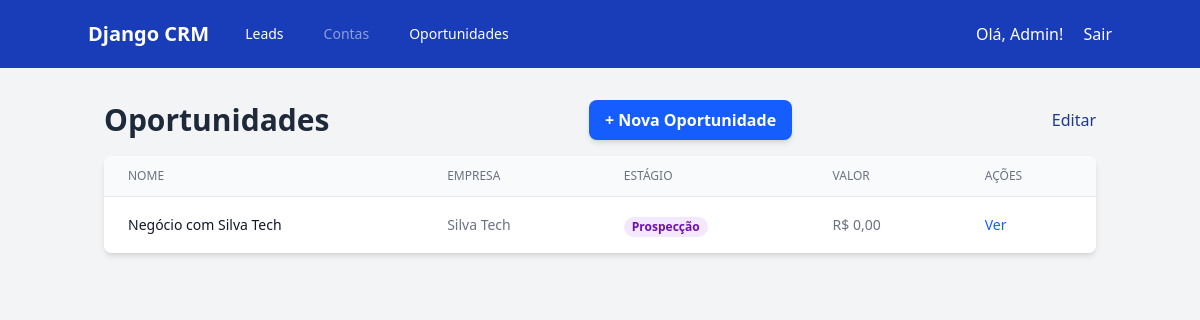
Page /leads/opportunities/ (signed in) on the earlier database version.
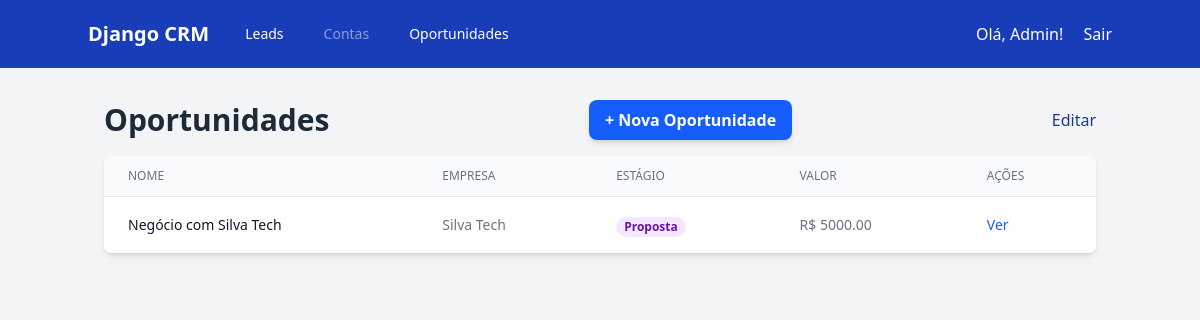
Same page on the later database version.
### leads/models.py (models this page shows, shortened)
class Opportunity(models.Model):
    STAGE_CHOICES = (
        ('prospeccao', 'Prospecção'),
        ('proposta', 'Proposta'),
        ('negociacao', 'Negociação'),
        ('ganho', 'Fechado (Ganho)'),
        ('perdido', 'Fechado (Perdido)'),
    )
    account = models.ForeignKey(Account, on_delete=models.CASCADE, related_name="opportunities")
    owner = models.ForeignKey(
        settings.AUTH_USER_MODEL,
        on_delete=models.SET_NULL, # Se o vendedor for deletado, o negócio ficar "sem dono"
        null=True,
        related_name="opportunities"
    )
    name = models.CharField(max_length=255, verbose_name="Nome do Negócio")
    stage = models.CharField(max_length=15, choices=STAGE_CHOICES, default='prospeccao')
    value = models.DecimalField(max_digits=10, decimal_places=2, blank=True, null=True, verbose_name="Valor (R$)")
    closing_date = models.DateField(blank=True, null=True, verbose_name="Data de Fechamento")
    created_at = models.DateTimeField(auto_now_add=True)
    updated_at = models.DateTimeField(auto_now=True)

### accounts/models.py (models this page shows, shortened)
class Account(models.Model):
    name = models.CharField(max_length=255, verbose_name="Nome da Empresa")
    industry = models.CharField(max_length=100, blank=True, null=True, verbose_name="Indústria")
    website = models.URLField(blank=True, null=True)
    cnpj = models.CharField(max_length=18, blank=True, null=True, verbose_name="CNPJ")
    created_at = models.DateTimeField(auto_now_add=True)
    updated_at = models.DateTimeField(auto_now=True)

### leads/views.py (the view)
# urls.py: path('opportunities/', OpportunityListView.as_view(), name='opportunity_list'),
class OpportunityListView(LoginRequiredMixin, ListView):
    model = Opportunity
    template_name = 'leads/opportunity_list.html'
    context_object_name = 'opportunities'
    def get_queryset(self):
        user = self.request.user
        if user.role == 'gerente':
            return Opportunity.objects.all().order_by('-created_at')
        else:
            return Opportunity.objects.filter(owner=user).order_by('-created_at')

### templates/leads/opportunity_list.html
{% extends 'base.html' %}
{% block content %}
<div class="flex justify-between items-center mb-4">
    <h1 class="text-3xl font-bold text-gray-800">Oportunidades</h1>
    <a href="{% url 'leads:opportunity_create' %}" class="bg-blue-600 hover:bg-blue-700 text-white font-bold py-2 px-4 rounded-lg shadow-md">
        + Nova Oportunidade
    </a>
    <a href="{% url 'leads:opportunity_update' pk=opp.pk %}" class="text-blue-900">Editar</a>
</div>
<div class="bg-white shadow-md rounded-lg overflow-hidden">
    <table class="min-w-full divide-y divide-gray-200">
        <thead class="bg-gray-50">
            <tr>
                <th class="px-6 py-3 text-left text-xs font-medium text-gray-500 uppercase">Nome</th>
                <th class="px-6 py-3 text-left text-xs font-medium text-gray-500 uppercase">Empresa</th>
                <th class="px-6 py-3 text-left text-xs font-medium text-gray-500 uppercase">Estágio</th>
                <th class="px-6 py-3 text-left text-xs font-medium text-gray-500 uppercase">Valor</th>
                <th class="px-6 py-3 text-left text-xs font-medium text-gray-500 uppercase">Ações</th>
            </tr>
        </thead>
        <tbody class="bg-white divide-y divide-gray-200">
            {% for opp in opportunities %}
            <tr class="hover:bg-gray-50">
                <td class="px-6 py-4 whitespace-nowrap text-sm font-medium text-gray-900">{{ opp.name }}</td>
                <td class="px-6 py-4 whitespace-nowrap text-sm text-gray-500">{{ opp.account.name }}</td>
                <td class="px-6 py-4 whitespace-nowrap">
                    <span class="px-2 inline-flex text-xs leading-5 font-semibold rounded-full bg-purple-100 text-purple-800">
                        {{ opp.get_stage_display }}
                    </span>
                </td>
                <td class="px-6 py-4 whitespace-nowrap text-sm text-gray-500">
                    R$ {{ opp.value|default:"0,00" }}
                </td>
                <td class="px-6 py-4 whitespace-nowrap text-sm font-medium">
                    <a href="#" class="text-blue-600 hover:text-blue-900">Ver</a>
                </td>
            </tr>
            {% empty %}
            <tr><td colspan="5" class="px-6 py-4 text-center text-gray-500">Nenhuma oportunidade cadastrada.</td></tr>
            {% endfor %}
        </tbody>
    </table>
</div>
{% endblock %}

Differences in the rows shown:
changed Opportunity "Negócio com Silva Tech": stage "Prospecção" → "Proposta"; value "0,00" → "5000.00"
